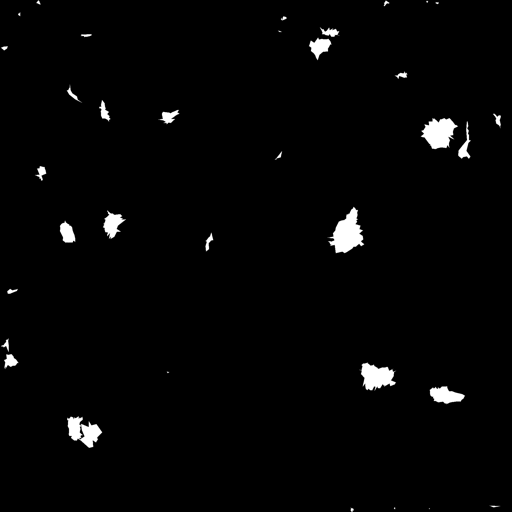
#> input picture tools/heroes/zenyo_headmask.png, 512 x 512 px
$ python -i recolor.py   (imports and definitions only)
#> lines starting #> are read from the running program, lines starting #| are printed output that depends on the picture; after the words box and inside, x2 and y2 are one past the last pixel; in counts of white or black regions, pixels touching at a corner belong together
#> further down, picture is the input picture: PIL image 512x512 L; min 0, max 255, mean 5
"""Ricolora la veste di un personaggio direttamente nel .glb (texture del corpo).

Uso: python3 tools/heroes/recolor.py zenyo

Zenyo: le vesti chiare (bianco/grigio/verde acqua) diventano blu-turchese come nelle
carte originali; pelle, legno, capelli e cuoio restano com'erano.
"""
import io, json, struct, sys
from pathlib import Path
import numpy as np
from PIL import Image

root = Path(__file__).resolve().parents[2]


def rgb_to_hsv(a):
    r, g, b = a[..., 0], a[..., 1], a[..., 2]
    mx = a.max(-1); mn = a.min(-1); d = mx - mn
#> after `d = mx - mn`: d: shape (512, 512) float64; every value is 0
    h = np.zeros_like(mx)
    m = d > 1e-6
#> m: shape (512, 512) bool; every value is 0
    rm = m & (mx == r); gm = m & (mx == g) & ~rm; bm = m & ~rm & ~gm
    h[rm] = ((g - b)[rm] / d[rm]) % 6; h[gm] = (b - r)[gm] / d[gm] + 2; h[bm] = (r - g)[bm] / d[bm] + 4
    h = h / 6; s = np.where(mx > 0, d / np.maximum(mx, 1e-6), 0)
    return h, s, mx


def hsv_to_rgb(h, s, v):
    i = np.floor(h * 6).astype(int) % 6; f = h * 6 - np.floor(h * 6)
    p = v * (1 - s); q = v * (1 - f * s); t = v * (1 - (1 - f) * s)
    out = np.zeros(h.shape + (3,))
    for k, (a, b, c) in enumerate([(v, t, p), (q, v, p), (p, v, t), (p, q, v), (t, p, v), (v, p, q)]):
        m = i == k; out[m, 0] = a[m]; out[m, 1] = b[m]; out[m, 2] = c[m]
    return out


def zenyo(img):
    a = np.asarray(img.convert('RGB')).astype(float) / 255
    h, s, v = rgb_to_hsv(a)
    hue = h * 360
    skin_wood = (hue > 4) & (hue < 60) & (s > .1)                               # pelle (anche la testa rasata), legno, cuoio
    white = (s < .2) & (v > .38) & ~skin_wood                                   # sottoveste chiara -> azzurro chiaro
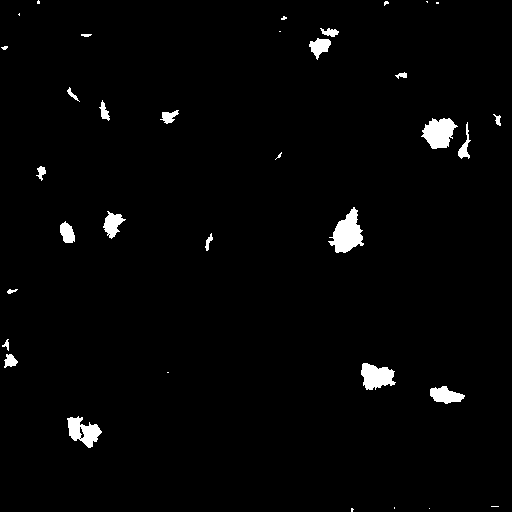
#> white: shape (512, 512) bool; 2% white; 35 white regions (14 under 20 px), largest, box (x1, y1, x2, y2) and area: (328, 207, 364, 253) 905, (421, 118, 458, 149) 745, (361, 363, 396, 390) 646
    teal = (hue > 140) & (hue < 230) & (v > .15) & ~white & ~skin_wood          # veste verde acqua -> blu
    mp = Path(__file__).with_name('zenyo_headmask.png')
    if mp.exists():   # testa e collo (dalla geometria, tools/heroes/headmask.py): restano com'erano
        head = np.asarray(Image.open(mp).convert('L').resize(img.size)) > 40
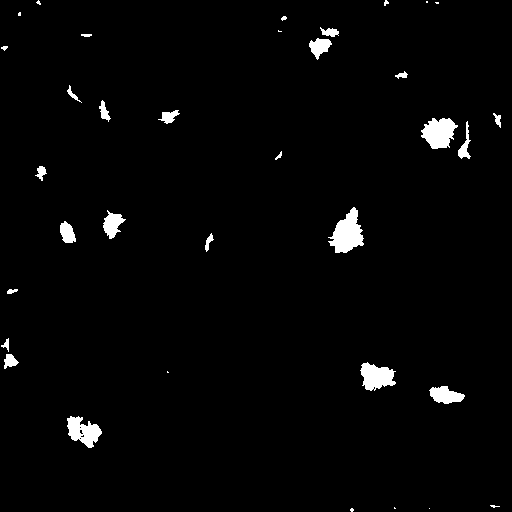
#> head: shape (512, 512) bool; 2.2% white; 35 white regions (11 under 20 px), largest, box (x1, y1, x2, y2) and area: (328, 207, 364, 253) 944, (421, 118, 458, 149) 779, (360, 362, 396, 391) 682
        white &= ~head; teal &= ~head
    nh = np.where(white | teal, 205 / 360, h)
    ns = np.where(white, np.clip(.22 + (1 - v) * .4, 0, .6), np.where(teal, np.clip(.55 + s * .3, 0, .85), s))
    nv = np.where(white, v * .93, np.where(teal, v * .78, v))
    out = hsv_to_rgb(nh % 1, ns, nv)
#> the loop in hsv_to_rgb, `for k, (a, b, c) in enumerate([(v, t, p), (q, v, p), (p, v, t), (p, q,..` made 6 passes
    return Image.fromarray((out * 255).astype(np.uint8)), (white | teal).mean()


def patch_glb(path, fn):
    data = path.read_bytes()
    n = struct.unpack('<I', data[12:16])[0]; js = json.loads(data[20:20 + n])
    off = 20 + n; bl = struct.unpack('<I', data[off:off + 4])[0]; bin_ = bytearray(data[off + 8:off + 8 + bl])
    body = None   # l'immagine del colore di base del materiale del corpo (la più grande usata come baseColor)
    for m in js.get('materials', []):
        t = m.get('pbrMetallicRoughness', {}).get('baseColorTexture')
        if t is not None:
            img = js['textures'][t['index']]['source']
            bv = js['bufferViews'][js['images'][img]['bufferView']]
            if body is None or bv['byteLength'] > js['bufferViews'][js['images'][body]['bufferView']]['byteLength']:
                body = img
    views = js['bufferViews']; target = js['images'][body]['bufferView']
    chunks = []
    for i, bv in enumerate(views):
        raw = bytes(bin_[bv.get('byteOffset', 0):bv.get('byteOffset', 0) + bv['byteLength']])
        if i == target:
            im = Image.open(io.BytesIO(raw)); new, frac = fn(im)
            buf = io.BytesIO(); new.save(buf, 'JPEG' if js['images'][body].get('mimeType') == 'image/jpeg' else 'PNG', quality=90)
            raw = buf.getvalue(); print('ricolorata immagine', body, 'quota veste %.0f%%' % (frac * 100))
            new.save(path.with_name(path.stem + '_texture_0.jpg'), 'JPEG', quality=90)   # copia estratta usata da Godot
        chunks.append(raw)
    out = bytearray();
    for bv, raw in zip(views, chunks):
        while len(out) % 4: out.append(0)
        bv['byteOffset'] = len(out); bv['byteLength'] = len(raw); out += raw
    while len(out) % 4: out.append(0)
    js['buffers'][0]['byteLength'] = len(out)
    jb = json.dumps(js, separators=(',', ':')).encode()
    while len(jb) % 4: jb += b' '
    total = 12 + 8 + len(jb) + 8 + len(out)
    path.write_bytes(struct.pack('<III', 0x46546C67, 2, total) + struct.pack('<II', len(jb), 0x4E4F534A) + jb
                     + struct.pack('<II', len(out), 0x004E4942) + bytes(out))


# [3 lines not run here, left out]

>>> from PIL import Image
>>> picture = Image.open('zenyo_headmask.png')
>>> result = zenyo(picture)
